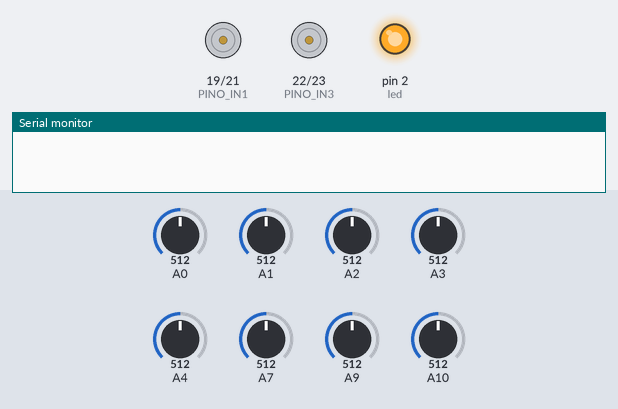
Simulated run of this sketch. Board: Arduino Mega 2560, built with avr-gcc and run on an emulated ATmega2560. On the bench: motor-driver pin pairs drawn as motors (green arrow = first pin HIGH = forward, orange = second pin HIGH = backward, longer = more drive, scaled by the enable pin), output pins drawn as LEDs (lit = HIGH), the last lines printed to the serial monitor. Inputs (shaded band) come from the test bench; at power-on: A4 = 512, A0 = 512, A1 = 512, A10 = 512, A2 = 512, A3 = 512, A7 = 512, A9 = 512.

Above: at 0.1 s.
At 13.2 s:
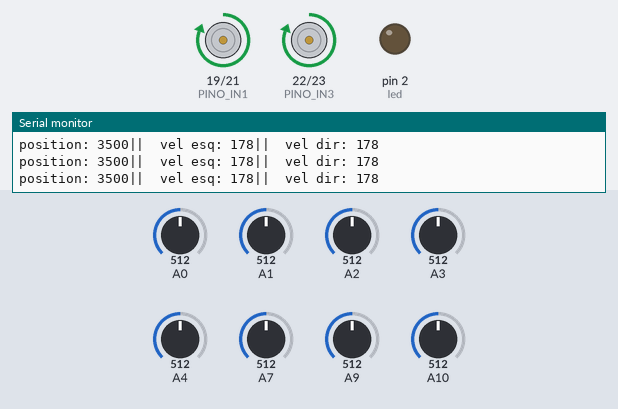
13.3 s: A4 set to 390
16.3 s: A0 set to 390
19.3 s: A1 set to 671
20.8 s: A1 set to 695
23.8 s: A10 set to 959
25.3 s: A10 set to 979
At 26.6 s:
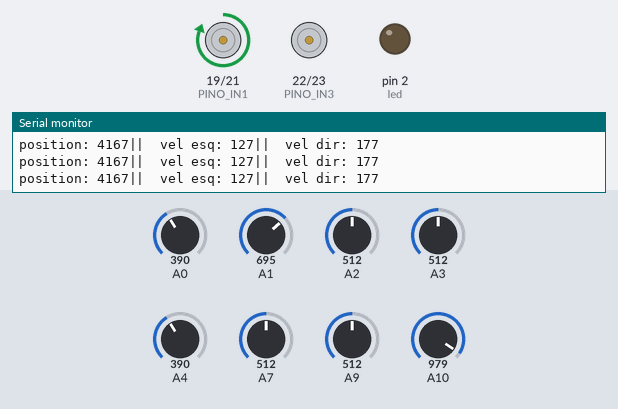
Timing chart, 0 to 27.9 s (numbered marks = the images above; inputs shaded):
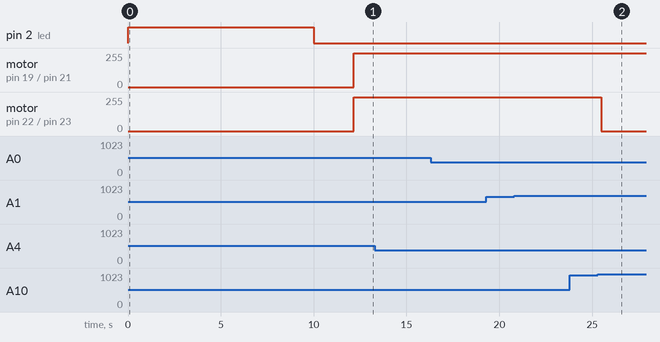

The sketch:

teste_fuzzycar.ino
```cpp
#include <Fuzzy.h>
#include <QTRSensors.h>

#define num_sensors 8
//#define timeout 2500
#define emiterPin 13
#define led 2

QTRSensors qtr;
uint16_t sensorvalues[num_sensors];

// config para big
//declaracao dos pinos utilizados para controlar a velocidade de rotacao
const int PINO_ENA = 16;
const int PINO_ENB = 17;

//declaracao dos pinos utilizados para controlar o sentido do motor
const int PINO_IN1 = 19;
const int PINO_IN2 = 21;
const int PINO_IN3 = 22;
const int PINO_IN4 = 23;

/* config para small
//declaracao dos pinos utilizados para controlar a velocidade de rotacao
const int PINO_ENA = 19;
const int PINO_ENB = 16;

//declaracao dos pinos utilizados para controlar o sentido do motor
const int PINO_IN1 = 4;
const int PINO_IN2 = 17;
*/

//variaveis de velocidade
int vD, vE, vDmax=250, vEmax=250;

// For scope, instantiate all objects you will need to access in loop()
// It may be just one Fuzzy, but for demonstration, this sample will print
// all FuzzySet pertinence

// Fuzzy
Fuzzy *fuzzy = new Fuzzy();

// FuzzyInput
FuzzySet *fechada_esq = new FuzzySet(0, 0, 1200, 2000);
FuzzySet *suave_esq = new FuzzySet(1600, 2200, 2200, 3350);
FuzzySet *reta = new FuzzySet(3300, 3500, 3500, 3700);
FuzzySet *suave_dir = new FuzzySet(3650, 4800, 4800, 5400);
FuzzySet *fechada_dir = new FuzzySet(5000, 5800, 7000, 7000);

// FuzzyOutput
FuzzySet *slow_esq = new FuzzySet(100, 100, 140, 160);
FuzzySet *normal_esq = new FuzzySet(140, 185, 185, 210);
FuzzySet *fast_esq = new FuzzySet(200, 220, 255, 255);

// FuzzyOutput
FuzzySet *slow_dir = new FuzzySet(100, 100, 140, 160);
FuzzySet *normal_dir = new FuzzySet(140, 185, 185, 210);
FuzzySet *fast_dir = new FuzzySet(200, 220, 255, 255);

void setup()
{
  // Set the Serial output
  Serial.begin(9600);
  pinMode(led, OUTPUT);

  //configuração dos pinos como saida
  pinMode(PINO_ENA, OUTPUT);
  pinMode(PINO_ENB, OUTPUT);
  pinMode(PINO_IN1, OUTPUT);
  pinMode(PINO_IN2, OUTPUT);
  pinMode(PINO_IN3, OUTPUT);
  pinMode(PINO_IN4, OUTPUT);

  //inicia o codigo com os motores parados
  digitalWrite(PINO_IN1, LOW);
  digitalWrite(PINO_IN2, LOW);
  digitalWrite(PINO_IN3, LOW);
  digitalWrite(PINO_IN4, LOW);
  digitalWrite(PINO_ENA, LOW);
  digitalWrite(PINO_ENB, LOW);

  qtr.setTypeAnalog();
  qtr.setSensorPins((const uint8_t[]){26,25,33,32,35,34,39,36}, num_sensors);
  qtr.setEmitterPin(emiterPin);

  //config da serial para debug
  Serial.begin(9600);
  //calibration routine
  digitalWrite(led,HIGH);
  for (int i=0;i<400;i++) qtr.calibrate();
  digitalWrite(led,LOW);
  delay(2000);

    //configura os motores para o sentido horario
  digitalWrite(PINO_IN1, HIGH);
  digitalWrite(PINO_IN2, LOW);
  digitalWrite(PINO_IN3, HIGH);
  digitalWrite(PINO_IN4, LOW);

  // Every setup must occur in the function setup()

  // FuzzyInput
  FuzzyInput *curva = new FuzzyInput(1);

  curva->addFuzzySet(fechada_esq);
  curva->addFuzzySet(suave_esq);
  curva->addFuzzySet(reta);
  curva->addFuzzySet(suave_dir);
  curva->addFuzzySet(fechada_dir);
  fuzzy->addFuzzyInput(curva);

  // FuzzyOutput
  FuzzyOutput *speed_esq = new FuzzyOutput(1);

  speed_esq->addFuzzySet(slow_esq);
  speed_esq->addFuzzySet(normal_esq);
  speed_esq->addFuzzySet(fast_esq);
  fuzzy->addFuzzyOutput(speed_esq);

  // FuzzyOutput
  FuzzyOutput *speed_dir = new FuzzyOutput(2);

  speed_dir->addFuzzySet(slow_dir);
  speed_dir->addFuzzySet(normal_dir);
  speed_dir->addFuzzySet(fast_dir);
  fuzzy->addFuzzyOutput(speed_dir);

  // Building FuzzyRule "IF curva = reta THEN speed_esq = normal_esq E speed_dir = normal_dir"
  FuzzyRuleAntecedent *ifCurvaReta = new FuzzyRuleAntecedent();
  ifCurvaReta->joinSingle(reta);
  FuzzyRuleConsequent *thenSpeedNormal = new FuzzyRuleConsequent();
  thenSpeedNormal->addOutput(normal_esq);
  thenSpeedNormal->addOutput(normal_dir);
  FuzzyRule *fuzzyRule01 = new FuzzyRule(1, ifCurvaReta, thenSpeedNormal);
  fuzzy->addFuzzyRule(fuzzyRule01);

  FuzzyRuleAntecedent *ifCurvaSuaveDir = new FuzzyRuleAntecedent();
  ifCurvaSuaveDir->joinSingle(suave_dir);
  FuzzyRuleConsequent *thenCurvaSuaveDir = new FuzzyRuleConsequent();
  thenCurvaSuaveDir->addOutput(normal_dir);
  thenCurvaSuaveDir->addOutput(slow_esq);
  FuzzyRule *fuzzyRule02 = new FuzzyRule(1, ifCurvaSuaveDir, thenCurvaSuaveDir);
  fuzzy->addFuzzyRule(fuzzyRule02);

  FuzzyRuleAntecedent *ifCurvaSuaveEsq = new FuzzyRuleAntecedent();
  ifCurvaSuaveEsq->joinSingle(suave_esq);
  FuzzyRuleConsequent *thenCurvaSuaveEsq = new FuzzyRuleConsequent();
  thenCurvaSuaveEsq->addOutput(normal_esq);
  thenCurvaSuaveEsq->addOutput(slow_dir);
  FuzzyRule *fuzzyRule03 = new FuzzyRule(1, ifCurvaSuaveEsq, thenCurvaSuaveEsq);
  fuzzy->addFuzzyRule(fuzzyRule03);

  FuzzyRuleAntecedent *ifCurvaFechadaDir = new FuzzyRuleAntecedent();
  ifCurvaFechadaDir->joinSingle(fechada_dir);
  FuzzyRuleConsequent *thenCurvaFechadaDir = new FuzzyRuleConsequent();
  thenCurvaFechadaDir->addOutput(fast_dir);
  thenCurvaFechadaDir->addOutput(slow_esq);
  FuzzyRule *fuzzyRule04 = new FuzzyRule(1, ifCurvaFechadaDir, thenCurvaFechadaDir);
  fuzzy->addFuzzyRule(fuzzyRule04);

  FuzzyRuleAntecedent *ifCurvaFechadaEsq = new FuzzyRuleAntecedent();
  ifCurvaFechadaEsq->joinSingle(fechada_esq);
  FuzzyRuleConsequent *thenCurvaFechadaEsq = new FuzzyRuleConsequent();
  thenCurvaFechadaEsq->addOutput(fast_esq);
  thenCurvaFechadaEsq->addOutput(slow_dir);
  FuzzyRule *fuzzyRule05 = new FuzzyRule(1, ifCurvaFechadaEsq, thenCurvaFechadaEsq);
  fuzzy->addFuzzyRule(fuzzyRule05);
}

void loop()
{
  // get entrance
  unsigned int sensors[8];
  uint16_t position = qtr.readLineWhite(sensorvalues);

  if ((position<7000) && (position>0)){
  fuzzy->setInput(1, position);

  fuzzy->fuzzify();
  float output1 = fuzzy->defuzzify(1);
  float output2 = fuzzy->defuzzify(2);

  vE=output1;
  vD=output2;

  if(vD>vDmax) vD=vDmax;
  if(vE>vEmax) vE=vEmax;
  if(vD<0) vD=0;
  if(vE<0) vE=0;
  }
  Serial.print("position: ");
  Serial.print(position);
  Serial.print("||  vel esq: ");
  Serial.print(vE);
  Serial.print("||  vel dir: ");
  Serial.println(vD);

  //*atualiza velocidade dos motores
  analogWrite(PINO_ENA,vD);
  analogWrite(PINO_ENB,vE);
}
```

Measured:
- the behaviour switches between 971 and 972 on A10 (found by bisection; images 1 and 2)
- after the input at 25.3 s, motor on pin 22 (PINO_IN3) / pin 23 (PINO_IN4): forward 255/255 → stopped after 0.19 s
